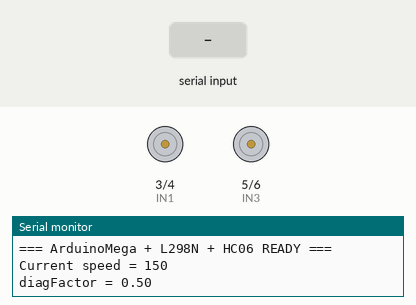
This sketch was run on a simulated Arduino Mega 2560, built with avr-gcc and run on an emulated ATmega2560. On the bench: motor-driver pin pairs drawn as motors (green arrow = first pin HIGH = forward, orange = second pin HIGH = backward, longer = more drive, scaled by the enable pin), the last lines printed to the serial monitor. The inputs (shaded band) are chosen by the test bench.

Above: at 1.2 s.
1.3 s: "l" received over the second serial link
At 2.5 s:
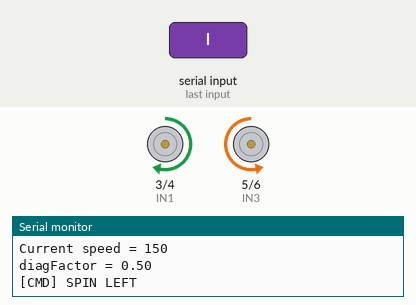
2.8 s: "R" received over the second serial link
At 3.8 s:
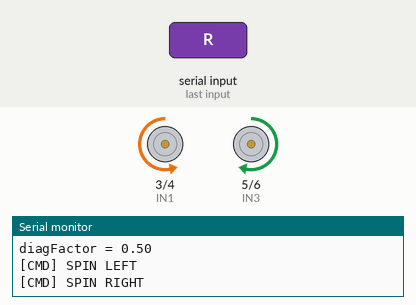
4.3 s: "F90\n" received over the second serial link
At 4.9 s:
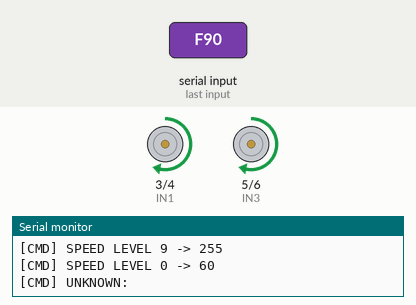
5.8 s: "F,45\n" received over the second serial link
At 6.1 s:
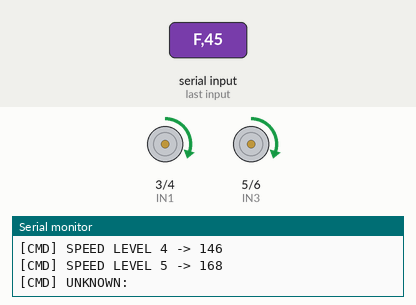
7.3 s: "B90\n" received over the second serial link
At 8.4 s:
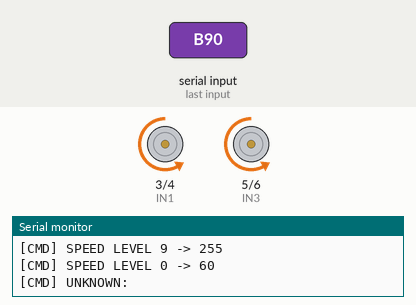
8.8 s: "r" received over the second serial link
At 9.6 s:
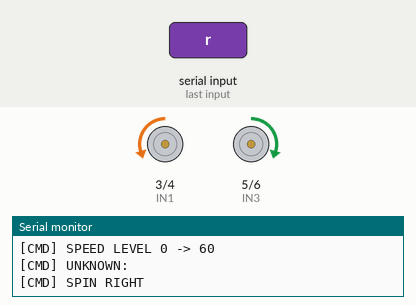
Timing chart, 0 to 11.3 s (numbered marks = the images above; inputs shaded):
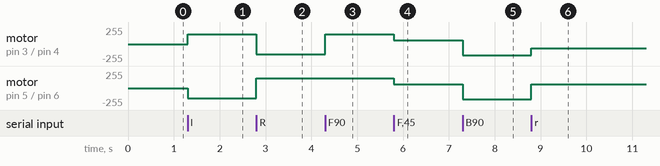

Measured:
- after the input at 1.3 s, motor on pin 3 (IN1) / pin 4 (IN2): stopped → forward 150/255 at once; motor on pin 5 (IN3) / pin 6 (IN4): stopped → backward 150/255 at once
- after the input at 2.8 s, motor on pin 3 (IN1) / pin 4 (IN2): forward 150/255 → backward 150/255 at once; motor on pin 5 (IN3) / pin 6 (IN4): backward 150/255 → forward 150/255 at once
- after the input at 4.3 s, motor on pin 3 (IN1) / pin 4 (IN2): backward 150/255 → forward 150/255 at once
- after the input at 5.8 s, motor on pin 3 (IN1) / pin 4 (IN2), motor on pin 5 (IN3) / pin 6 (IN4): forward 150/255 → forward 60/255 at once
- after the input at 7.3 s, motor on pin 3 (IN1) / pin 4 (IN2), motor on pin 5 (IN3) / pin 6 (IN4): forward 60/255 → backward 168/255 at once
- after the input at 8.8 s, motor on pin 3 (IN1) / pin 4 (IN2): backward 168/255 → backward 60/255 at once; motor on pin 5 (IN3) / pin 6 (IN4): backward 168/255 → forward 60/255 at once

The sketch:

Banh_Thuong.ino
```cpp
/*
======================================================================
 ARDUINO MEGA 2560 + L298N + BLUETOOTH HC-06
 Robot điều khiển qua UART3 – Code chính thức của TranDangKhoaTechnology
======================================================================

📌 TÍNH NĂNG:
 - Điều khiển xe 2 động cơ DC qua L298N
 - Nhận lệnh từ HC-06 qua Serial3 (9600 bps)
 - Hỗ trợ các lệnh:
      F B L R  → Tiến / lùi / quay trái / quay phải
      G I H J  → Rẽ mềm / đi chéo (hệ số diagFactor)
      + -      → Tăng / giảm tốc
      0..9     → Chọn mức tốc độ (0 = min, 9 = max)
      S        → Dừng tự do
      P        → Phanh cứng

📌 TỐC ĐỘ:
 - Dùng PWM 0–255
 - currentSpeed: tốc độ hiện tại
 - diagFactor: hệ số chỉnh tốc bánh khi rẽ mềm

📌 PHẦN CỨNG DÙNG:
 - Arduino Mega 2560
 - L298N (driver 2 kênh)
 - Bluetooth HC-06 (UART)
 - 2 động cơ DC

======================================================================
 SƠ ĐỒ NỐI DÂY (ASCII – dễ hình dung)
======================================================================

        +--------------------------+
        |      ARDUINO MEGA       |
        +--------------------------+
            (TX3=14) -----> HC-06 RX
            (RX3=15) <----- HC-06 TX
            5V  -------> HC-06 VCC
            GND -------> HC-06 GND

   L298N DRIVER
   +--------------------------------------+
   | ENA | IN1 | IN2 | IN3 | IN4 | ENB   |
   +--------------------------------------+
      |     |     |     |     |     |
      |     |     |     |     |     +------> Mega D7 (PWM)
      |     |     |     |     +------------> Mega D6
      |     |     |     +-------------------> Mega D5
      |     |     +--------------------------> Mega D4
      |     +-------------------------------> Mega D3
      +-------------------------------------> Mega D2 (PWM)

   MOTOR TRÁI  ←→  OUT1, OUT2 (L298N)
   MOTOR PHẢI  ←→  OUT3, OUT4 (L298N)

======================================================================
 LƯU Ý NGUỒN ĐIỆN CHO L298N
======================================================================
 - Động cơ DC phải dùng nguồn riêng 6V–12V
 - GND động cơ phải nối chung GND Arduino
 - KHÔNG dùng 5V của Arduino cấp motor!

======================================================================
 BẮT ĐẦU CODE CHÍNH
======================================================================
*/

#include <Arduino.h>

// ================== KHAI BÁO CHÂN L298N ==================
#define ENA 2   // PWM motor trái
#define IN1 3
#define IN2 4

#define IN3 5
#define IN4 6
#define ENB 7   // PWM motor phải

// ================== THAM SỐ TỐC ĐỘ ==================
int currentSpeed = 150;          // tốc độ mặc định
const int SPEED_STEP = 20;
const int SPEED_MIN  = 60;
const int SPEED_MAX  = 255;

// Hệ số tốc bánh khi rẽ mềm
float diagFactor = 0.5;

// ================== KHỞI TẠO MOTOR ==================
void initMotorPins() {
  pinMode(ENA, OUTPUT);
  pinMode(ENB, OUTPUT);

  pinMode(IN1, OUTPUT);
  pinMode(IN2, OUTPUT);
  pinMode(IN3, OUTPUT);
  pinMode(IN4, OUTPUT);

  digitalWrite(IN1, LOW);
  digitalWrite(IN2, LOW);
  digitalWrite(IN3, LOW);
  digitalWrite(IN4, LOW);

  analogWrite(ENA, 0);
  analogWrite(ENB, 0);
}

// ================== HÀM ĐIỀU KHIỂN 1 MOTOR ==================
void setOneMotor(uint8_t side, int speed) {
  if (speed > 255)  speed = 255;
  if (speed < -255) speed = -255;

  uint8_t pwm = abs(speed);

  if (side == 0) { // Motor trái
    if (speed > 0) {
      digitalWrite(IN1, HIGH);
      digitalWrite(IN2, LOW);
    } else if (speed < 0) {
      digitalWrite(IN1, LOW);
      digitalWrite(IN2, HIGH);
    } else {
      digitalWrite(IN1, LOW);
      digitalWrite(IN2, LOW);
    }
    analogWrite(ENA, pwm);
  } else {         // Motor phải
    if (speed > 0) {
      digitalWrite(IN3, HIGH);
      digitalWrite(IN4, LOW);
    } else if (speed < 0) {
      digitalWrite(IN3, LOW);
      digitalWrite(IN4, HIGH);
    } else {
      digitalWrite(IN3, LOW);
      digitalWrite(IN4, LOW);
    }
    analogWrite(ENB, pwm);
  }
}

// ================== HÀM ĐIỀU KHIỂN CẶP MOTOR ==================
void setMotor(int leftSpeed, int rightSpeed) {
  setOneMotor(0, leftSpeed);
  setOneMotor(1, rightSpeed);
}

// ================== HÀM DI CHUYỂN CƠ BẢN ==================
void stopFree() {
  setMotor(0, 0);
}

void brakeHard() {
  digitalWrite(IN1, HIGH);
  digitalWrite(IN2, HIGH);
  analogWrite(ENA, 0);

  digitalWrite(IN3, HIGH);
  digitalWrite(IN4, HIGH);
  analogWrite(ENB, 0);
}

void goForward(uint8_t speed)  { setMotor(speed, speed); }
void goBackward(uint8_t speed) { setMotor(-speed, -speed); }
void spinLeft(uint8_t speed)   { setMotor(speed, -speed); }
void spinRight(uint8_t speed)  { setMotor(-speed, speed); }

// ================== RẼ MỀM / ĐI CHÉO (G, I, H, J) ==================
void forwardLeft(uint8_t speed) {
  int outer = speed;
  int inner = speed * diagFactor;
  setMotor(outer, inner);
}

void forwardRight(uint8_t speed) {
  int outer = speed;
  int inner = speed * diagFactor;
  setMotor(inner, outer);
}

void backwardLeft(uint8_t speed) {
  int outer = -speed;
  int inner = -(speed * diagFactor);
  setMotor(outer, inner);
}

void backwardRight(uint8_t speed) {
  int outer = -speed;
  int inner = -(speed * diagFactor);
  setMotor(inner, outer);
}

// ================== XỬ LÝ LỆNH BLUETOOTH ==================
void handleCommand(char cmd) {
  // --------- PHÍM SỐ 0..9: CHỌN MỨC TỐC ĐỘ ----------
  if (cmd >= '0' && cmd <= '9') {
    int level = cmd - '0'; // 0..9
    // map 0..9 -> SPEED_MIN..SPEED_MAX
    currentSpeed = SPEED_MIN + (int)((SPEED_MAX - SPEED_MIN) * (float)level / 9.0f);

    Serial.print(F("[CMD] SPEED LEVEL "));
    Serial.print(level);
    Serial.print(F(" -> "));
    Serial.println(currentSpeed);
    return; // đã xử lý xong, không vào switch nữa
  }

  // --------- CÁC LỆNH CHỮ CÁI ----------
  switch (cmd) {
    case 'F': case 'f':
      goForward(currentSpeed);
      Serial.println(F("[CMD] FORWARD"));
      break;

    case 'B': case 'b':
      goBackward(currentSpeed);
      Serial.println(F("[CMD] BACKWARD"));
      break;

    case 'L': case 'l':
      spinLeft(currentSpeed);
      Serial.println(F("[CMD] SPIN LEFT"));
      break;

    case 'R': case 'r':
      spinRight(currentSpeed);
      Serial.println(F("[CMD] SPIN RIGHT"));
      break;

    case 'S': case 's':
      stopFree();
      Serial.println(F("[CMD] STOP FREE"));
      break;

    case 'P': case 'p':
      brakeHard();
      Serial.println(F("[CMD] BRAKE HARD"));
      break;

    case '+':
      currentSpeed += SPEED_STEP;
      if (currentSpeed > SPEED_MAX) currentSpeed = SPEED_MAX;
      Serial.print(F("[CMD] SPEED UP -> "));
      Serial.println(currentSpeed);
      break;

    case '-':
      currentSpeed -= SPEED_STEP;
      if (currentSpeed < SPEED_MIN) currentSpeed = SPEED_MIN;
      Serial.print(F("[CMD] SPEED DOWN -> "));
      Serial.println(currentSpeed);
      break;

    // ====== G I H J ======
    case 'G': case 'g':
      forwardLeft(currentSpeed);
      Serial.println(F("[CMD] FORWARD-LEFT (G)"));
      break;

    case 'I': case 'i':
      forwardRight(currentSpeed);
      Serial.println(F("[CMD] FORWARD-RIGHT (I)"));
      break;

    case 'H': case 'h':
      backwardLeft(currentSpeed);
      Serial.println(F("[CMD] BACKWARD-LEFT (H)"));
      break;

    case 'J': case 'j':
      backwardRight(currentSpeed);
      Serial.println(F("[CMD] BACKWARD-RIGHT (J)"));
      break;

    default:
      Serial.print(F("[CMD] UNKNOWN: "));
      Serial.println(cmd);
      break;
  }
}

// ================== SETUP & LOOP ==================
void setup() {
  Serial.begin(115200);
  Serial3.begin(9600);

  initMotorPins();

  Serial.println(F("=== ArduinoMega + L298N + HC06 READY ==="));
  Serial.print(F("Current speed = ")); Serial.println(currentSpeed);
  Serial.print(F("diagFactor = ")); Serial.println(diagFactor);
}

void loop() {
  if (Serial3.available()) {
    char c = Serial3.read();
    handleCommand(c);
  }
}
```
